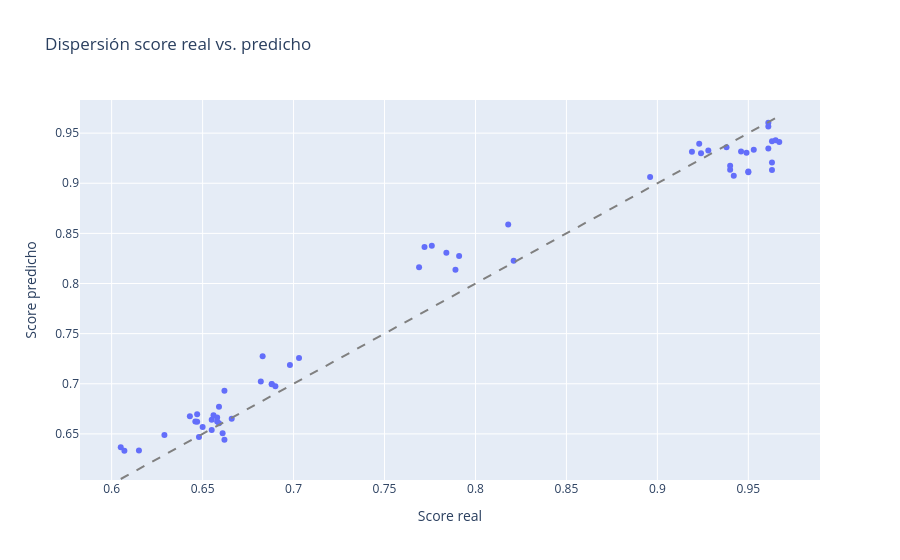

Notebook source saved alongside this figure:
### Code cell
if "fatigue_score" in pred_df.columns and not pred_df["fatigue_score"].isna().all():
    fig = px.scatter(
        pred_df,
        x="fatigue_score",
        y="fatigue_pred",
        title="Dispersión score real vs. predicho",
        labels={"fatigue_score": "Score real", "fatigue_pred": "Score predicho"},
    )
    min_val = pred_df["fatigue_score"].min()
    max_val = pred_df["fatigue_score"].max()
    fig.add_shape(
        type="line",
        x0=min_val,
        x1=max_val,
        y0=min_val,
        y1=max_val,
        line=dict(color="gray", dash="dash"),
    )
    fig.update_layout(xaxis_title="Score real", yaxis_title="Score predicho")
    fig.show()
else:
    print("No hay score real en el archivo; solo se muestra la serie predicha.")

### Figure 1 — Plotly figure (JSON) as saved in the notebook; plotly's stock layout.template omitted (floating-point values rounded to 4 significant figures)
{"data": [{"hovertemplate": "Score real=%{x}<br>Score predicho=%{y}<extra></extra>", "legendgroup": "", "marker": {"color": "#636efa", "symbol": "circle"}, "mode": "markers", "name": "", "orientation": "v", "showlegend": false, "type": "scatter", "x": [0.655, 0.938, 0.928, 0.646, 0.961, 0.961, 0.703, 0.682, 0.963, 0.963, 0.647, 0.961, 0.949, 0.615, 0.647, 0.946, 0.942, 0.629, 0.791, 0.784, 0.607, 0.769, 0.772, 0.655, 0.658, 0.965, 0.953, 0.65, 0.924, 0.919, 0.683, 0.789, 0.776, 0.656, 0.648, 0.923, 0.896, 0.605, 0.662, 0.698, 0.666, 0.662, 0.95, 0.95, 0.659, 0.963, 0.967, 0.643, 0.688, 0.69, 0.658, 0.659, 0.821, 0.818, 0.688, 0.94, 0.94, 0.661], "xaxis": "x", "y": [0.6641, 0.9359, 0.9327, 0.6623, 0.9566, 0.9346, 0.7257, 0.7023, 0.9418, 0.9207, 0.6621, 0.9604, 0.9304, 0.6335, 0.6695, 0.9317, 0.9074, 0.6488, 0.8275, 0.8307, 0.6333, 0.8163, 0.8364, 0.6538, 0.6663, 0.9429, 0.9335, 0.6569, 0.93, 0.9314, 0.7274, 0.8138, 0.8378, 0.6685, 0.6468, 0.9395, 0.9064, 0.6366, 0.693, 0.7188, 0.6651, 0.6443, 0.9117, 0.911, 0.6605, 0.9131, 0.9412, 0.6677, 0.6997, 0.6975, 0.6622, 0.677, 0.8228, 0.8589, 0.6995, 0.9134, 0.9174, 0.6505], "yaxis": "y"}], "layout": {"legend": {"tracegroupgap": 0}, "shapes": [{"line": {"color": "gray", "dash": "dash"}, "type": "line", "x0": 0.605, "x1": 0.967, "y0": 0.605, "y1": 0.967}], "title": {"text": "Dispersión score real vs. predicho"}, "xaxis": {"anchor": "y", "domain": [0, 1], "title": {"text": "Score real"}}, "yaxis": {"anchor": "x", "domain": [0, 1], "title": {"text": "Score predicho"}}}}
